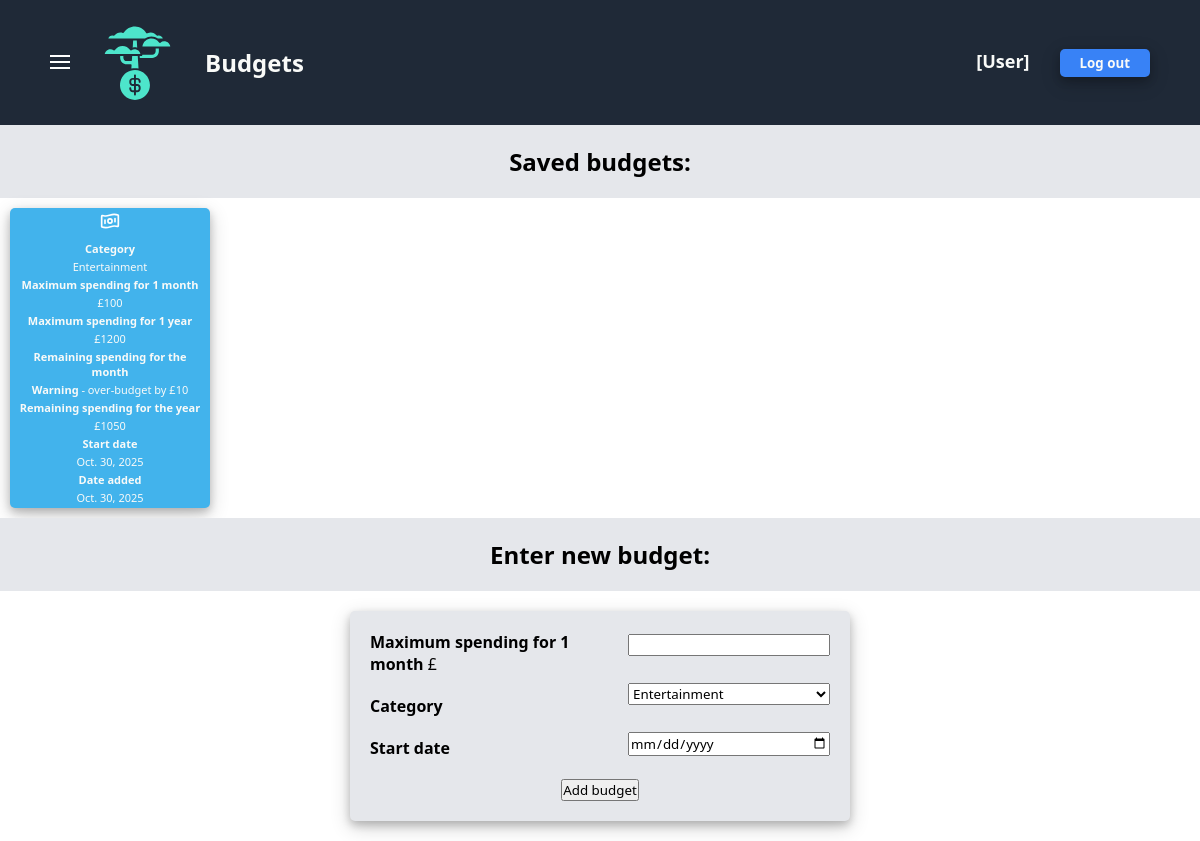
Page /finance/budgets/ on the committed database.
### finance/models.py (models this page shows)
class FinancialObject(models.Model):
    user = models.ForeignKey(User, on_delete=models.CASCADE) # A single user can have many instances of income/expenses/budgets
    value = models.IntegerField(default=0)
    startDate = models.DateField(default=datetime.date.today)
    addDate = models.DateField(default=datetime.date.today)
    class Meta:
        abstract = True # Makes the "FinancialObject" class an Abstract Base Class (ABC)

class Budget(FinancialObject):
    yearlyValue = models.IntegerField(default=0)
    category = models.CharField(default="Entertainment", max_length=200)
    remainingValueMonth = models.IntegerField(default=0)
    remainingValueYear = models.IntegerField(default=0)

### finance/views.py (the view)
# urls.py: path("budgets/", views.budgets, name="budgets"),
def budgets(request):
    message = request.GET.get("message", "")
    budgets = Budget.objects.all()
    return render(
        request,
        "finance/budgets.html",
        {
            "budgets": budgets,
            "message": message
        }
    )

### finance/templatetags/finance_extras.py (called while the page is built)
@register.filter
def absoluteValue(value):
    try:
        if value < 0:
            return -(value)
        else:
            return value
    except:
        return value

### finance/templates/finance/budgets.html (shortened to what this page needs)
{% extends "finance/finance-base.html" %}
{% load finance_extras %}
{% block header-title %}Budgets{% endblock %}
{% block finance_extra_css %}
    {% load static %}
    <link rel="stylesheet" href="{% static 'finance/budgets-style.css' %}">
{% endblock %}
{% block saved-label %}Saved budgets:{% endblock %}
{% block presence-check-and-list %}
    {% if budgets %}
        {% for i in budgets %}
            <li class="card">
                <div class="card-icon">
                </div>
                <div class="card-info">
                    <div><strong>Category</strong></div><div>{{ i.category }}</div>
                    <div><strong>Maximum spending for 1 month</strong></div><div>£{{ i.value }}</div>
                    <div><strong>Maximum spending for 1 year</strong></div><div>£{{ i.yearlyValue }}</div>
                    <div><strong>Remaining spending for the month</strong></div>
                    {% if i.remainingValueMonth > 0 %}
                        <div>£{{ i.remainingValueMonth }}</div>
                    {% else %}
                        <div><strong>Warning</strong> - over-budget by £{{ i.remainingValueMonth|absoluteValue }}</div>
                    {% endif %}
                    <div><strong>Remaining spending for the year</strong></div>
                    {% if i.remainingValueYear > 0 %}
                        <div>£{{ i.remainingValueYear }}</div>
                    {% else %}
                        <div><strong>Warning</strong> - over-budget by £{{ i.remainingValueYear|absoluteValue }}</div>
                    {% endif %}
                    <div><strong>Start date</strong></div><div>{{ i.startDate }}</div>
                    <div><strong>Date added</strong></div><div>{{ i.addDate }}</div>
                </div>
            </li>
        {% endfor %}
    {% else %}
        <li>No budgets added yet.</li>
    {% endif %}
{% endblock %}
{% block enter-label %}Enter new budget:{% endblock %}
{% block form %}
    <form action="{% url 'finance:addBudget' %}" method="post" class="form">
        <div class="form-components">
            <div class="form-labels-and-answers">
                <div class="form-labels">
                    <label for="value"><strong>Maximum spending for 1 month</strong>    £</label>
                    <label for="category"><strong>Category</strong></label>
                    <label for="startDate"><strong>Start date</strong></label>
                </div>
                <div class="form-answers">
                    <input type="text" id="value" name="value">
                    <select id="category" name="category">
                        <option value="Entertainment">Entertainment</option>
                    </select>
                    <input type="date" id="startDate" name="startDate" value=date>
                </div>
            </div>
            <div class="submit">
                <input type="submit" value="Add budget">
            </div>
        </div>
    </form>
{% endblock %}

### dashboard/static/dashboard/navbar-and-sidebar-base-style.css (style rules this page uses)
* { padding: 0; margin: 0; box-sizing: border-box; font-family: system-ui, -apple-system, BlinkMacSystemFont, 'Segoe UI', Roboto, Oxygen, Ubuntu, Cantarell, 'Open Sans', 'Helvetica Neue', sans-serif; }
body { display: flex; flex-direction: column; }

### finance/static/finance/finance-base-style.css (style rules this page uses)
.card { display: flex; flex-direction: column; justify-content: center; align-items: center; border-radius: 5px; width: 200px; height: 300px; box-shadow: 0 4px 8px 0 rgba(0, 0, 0, 0.2), 0 6px 20px 0 rgba(0, 0, 0, 0.19); background-color: #3deb7a; padding: 10px; }
.card-icon { width: 100%; height: 10px; display: flex; justify-content: center; margin-bottom: 20px; }
.card-info { display: flex; flex-direction: column; justify-content: space-around; text-align: center; color: #f9faf8; gap: 3px; }
.form { display: flex; justify-content: center; margin: 20px; }
.form-components { display: flex; flex-direction: column; justify-content: center; width: 500px; gap: 20px; padding: 20px; background-color: #e5e7eb; border-radius: 5px; box-shadow: 0 4px 8px 0 rgba(0, 0, 0, 0.2), 0 6px 20px 0 rgba(0, 0, 0, 0.19); }
.form-labels-and-answers { display: flex; justify-content: center; gap: 20px; }
.form-labels { display: flex; flex-direction: column; justify-content: space-around; gap: 20px; }
.form-answers { display: flex; flex-direction: column; justify-content: space-around; gap: 20px; }
.submit { display: flex; justify-content: center; align-items: center; }

### finance/static/finance/budgets-style.css (style rules this page uses)
.card { background-color: #42b3ec; padding: 5px; font-size: 11px; }

### rows in the picture
Budget: category "Entertainment", value "100", yearlyValue "1200", remainingValueMonth|absoluteValue "10", remainingValueYear "1050", startDate "Oct. 30, 2025", addDate "Oct. 30, 2025"
